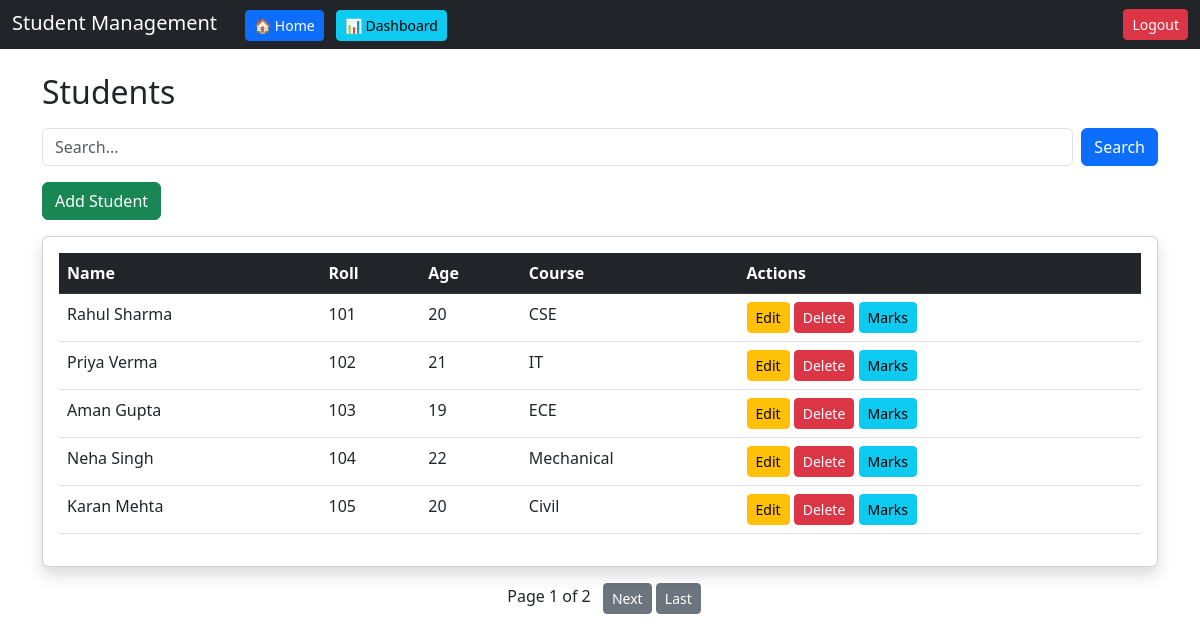
Screenshot of / (signed in) with the database file from the repository.
### students/models.py (models this page shows, shortened)
class Student(models.Model):
    user = models.ForeignKey(User, on_delete=models.CASCADE)
    name = models.CharField(max_length=100)
    roll = models.IntegerField()
    age = models.IntegerField()
    course = models.CharField(max_length=100)

### students/views.py (the view)
# urls.py: path('', views.student_list),
@login_required(login_url='/login/')
def student_list(request):
    query = request.GET.get('q')
    students = Student.objects.filter(user=request.user).order_by('id')
    if query:
        students = students.filter(
            Q(name__icontains=query) | Q(course__icontains=query)
        )
    paginator = Paginator(students, 5)
    page_number = request.GET.get('page')
    page_obj = paginator.get_page(page_number)
    return render(request, 'students/list.html', {'page_obj': page_obj})

### students/templates/students/list.html (shortened to what this page needs)
{% extends 'students/base.html' %}
{% block content %}
<h2 class="mb-3">Students</h2>
<form method="GET" class="d-flex mb-3">
    <input type="text" name="q" class="form-control me-2" placeholder="Search..." value="{{ request.GET.q }}">
    <button class="btn btn-primary">Search</button>
</form>
<a href="/add/" class="btn btn-success mb-3">Add Student</a>
<div class="card shadow">
    <div class="card-body">
        <table class="table table-hover">
            <thead class="table-dark">
                <tr>
                    <th>Name</th>
                    <th>Roll</th>
                    <th>Age</th>
                    <th>Course</th>
                    <th>Actions</th>
                </tr>
            </thead>
            <tbody>
                {% for student in page_obj %}
                <tr>
                    <td>{{ student.name }}</td>
                    <td>{{ student.roll }}</td>
                    <td>{{ student.age }}</td>
                    <td>{{ student.course }}</td>
                    <td>
                        <a href="/edit/{{ student.id }}/" class="btn btn-warning btn-sm">Edit</a>
                        <a href="/delete/{{ student.id }}/" class="btn btn-danger btn-sm">Delete</a>
                        <a href="/marks/{{ student.id }}/" class="btn btn-info btn-sm">Marks</a>
                    </td>
                </tr>
                {% empty %}
                <tr>
                    <td colspan="5" class="text-center">No students found</td>
                </tr>
                {% endfor %}
            </tbody>
        </table>
    </div>
</div>
<div class="mt-3 text-center">
    <span class="mx-2">
        Page {{ page_obj.number }} of {{ page_obj.paginator.num_pages }}
    </span>
    {% if page_obj.has_next %}
        <a href="?q={{ request.GET.q }}&page={{ page_obj.next_page_number }}" class="btn btn-secondary btn-sm">Next</a>
        <a href="?q={{ request.GET.q }}&page={{ page_obj.paginator.num_pages }}" class="btn btn-secondary btn-sm">Last</a>
    {% endif %}
</div>
{% endblock %}

### students/templates/students/base.html (shortened to what this page needs)
<!DOCTYPE html>
<html>
<head>
    <link href="https://cdn.jsdelivr.net/npm/bootstrap@5.3.0/dist/css/bootstrap.min.css" rel="stylesheet">
</head>
<body>
<nav class="navbar navbar-dark bg-dark">
    <div class="container-fluid">
        <div>
            <span class="navbar-brand">Student Management</span>
            <a href="/" class="btn btn-primary btn-sm ms-2">🏠 Home</a>
            <a href="/dashboard/" class="btn btn-info btn-sm ms-2">📊 Dashboard</a>
        </div>
        <a href="/logout/" class="btn btn-danger btn-sm">Logout</a>
    </div>
</nav>
<div class="container mt-4">
    {% block content %}
    {% endblock %}
</div>
</body>
</html>

### rows the page displays
Student: name "Rahul Sharma", roll "101", age "20", course "CSE"
Student: name "Priya Verma", roll "102", age "21", course "IT"
Student: name "Aman Gupta", roll "103", age "19", course "ECE"
Student: name "Neha Singh", roll "104", age "22", course "Mechanical"
Student: name "Karan Mehta", roll "105", age "20", course "Civil"

### other values shown
{{ page_obj.number }} "1"
{{ page_obj.paginator.num_pages }} "2"
